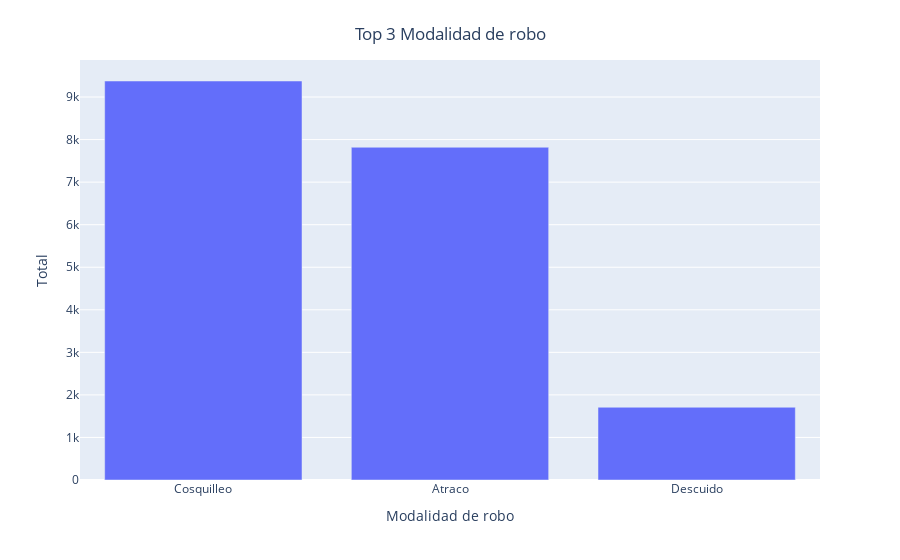

The notebook cell saved with this chart:
### Code cell
top_mod = df.modalidad.value_counts().head(3)
fig = px.bar(x=top_mod.index, y=top_mod.values,
             labels={
                 'x':'Modalidad de robo',
                 'y':'Total'
             })
fig.update_layout(
    title={
        'text':'Top 3 Modalidad de robo',
        'y':0.95,
        'x':0.5,
        'xanchor':'center',
        'yanchor':'top'
    }
)

### Figure 1 — Plotly figure (JSON) as saved in the notebook; plotly's stock layout.template omitted (floating-point values rounded to 4 significant figures)
{"data": [{"alignmentgroup": "True", "hovertemplate": "Modalidad de robo=%{x}<br>Total=%{y}<extra></extra>", "legendgroup": "", "marker": {"color": "#636efa", "pattern": {"shape": ""}}, "name": "", "offsetgroup": "", "orientation": "v", "showlegend": false, "textposition": "auto", "type": "bar", "x": ["Cosquilleo", "Atraco", "Descuido"], "xaxis": "x", "y": [9377, 7820, 1710], "yaxis": "y"}], "layout": {"barmode": "relative", "legend": {"tracegroupgap": 0}, "margin": {"t": 60}, "title": {"text": "Top 3 Modalidad de robo", "x": 0.5, "xanchor": "center", "y": 0.95, "yanchor": "top"}, "xaxis": {"anchor": "y", "domain": [0, 1], "title": {"text": "Modalidad de robo"}}, "yaxis": {"anchor": "x", "domain": [0, 1], "title": {"text": "Total"}}}}
